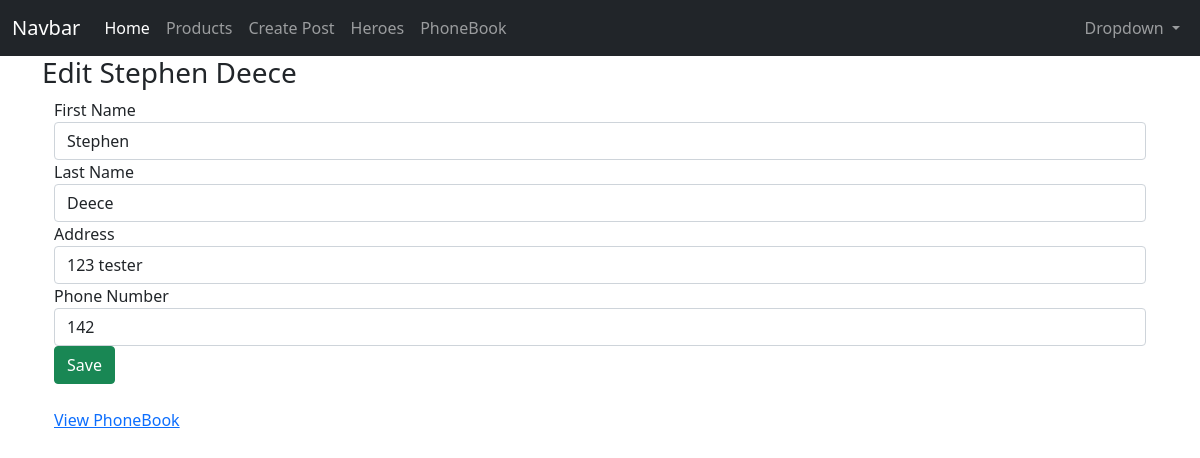
The app's page /contacts/2/edit (signed in) with its own data.
### app/models.py (models this page shows, shortened)
class Contact(db.Model):
    id = db.Column(db.Integer, primary_key=True)
    first_name = db.Column(db.String(200))
    last_name = db.Column(db.String(300))
    address = db.Column(db.String(500))
    phone_number = db.Column(db.Integer)
    date_created = db.Column(db.Integer, nullable=False, default=datetime.utcnow)
    user_id = db.Column(db.Integer, db.ForeignKey('user.id'), nullable=False)

### app/routes.py (the view, shortened to what this page needs)
@app.route('/contacts/<int:contact_id>/edit', methods=['GET', 'POST'])
@login_required
def contact_edit(contact_id):
    contact = Contact.query.get_or_404(contact_id)
    if contact.creator.id != current_user.id:
        return redirect(url_for('my_contacts'))
    form = PhoneBookForm()
    return render_template('contact_edit.html', contact=contact, form=form)

### app/forms.py
class PhoneBookForm(FlaskForm):
    first_name = StringField('First Name', validators=[DataRequired()])
    last_name = StringField('Last Name', validators=[DataRequired()])
    address = StringField('Address', validators=[DataRequired()])
    phone_number = IntegerField('Phone Number', validators=[DataRequired()])
    submit = SubmitField()

### app/models.py (called while the page is built)
@login_manager.user_loader
def load_user(user_id):
    return User.query.get(user_id)

### app/templates/contact_edit.html (shortened to what this page needs)
{% extends 'base.html' %}
{% block content %}
<h3>Edit {{contact.first_name}} {{contact.last_name}}</h3>
<div class="container">
    <form action="" autocomplete="off" method="post">
        <div class="form-group">
            <fieldset>
                {{ form.first_name.label }}
                {{ form.first_name(class='form-control', value=contact.first_name) }}
            </fieldset>
            <fieldset>
                {{ form.last_name.label }}
                {{ form.last_name(class='form-control', value=contact.last_name) }}
            </fieldset>
            <fieldset>
                {{ form.address.label }}
                {{ form.address(class='form-control', value=contact.address) }}
            </fieldset>
            <fieldset>
                {{ form.phone_number.label }}
                {{ form.phone_number(class='form-control', value=contact.phone_number) }}
            </fieldset>
        </div>
        {{ form.submit(class='btn btn-success', value='Save') }}
    </form>
    <br>
    <a href="/viewphonebook" class="button">View PhoneBook</a>
</div>
{% endblock content %}

### records on screen
Contact: first_name "Stephen", last_name "Deece", address "123 tester", phone_number "142"
